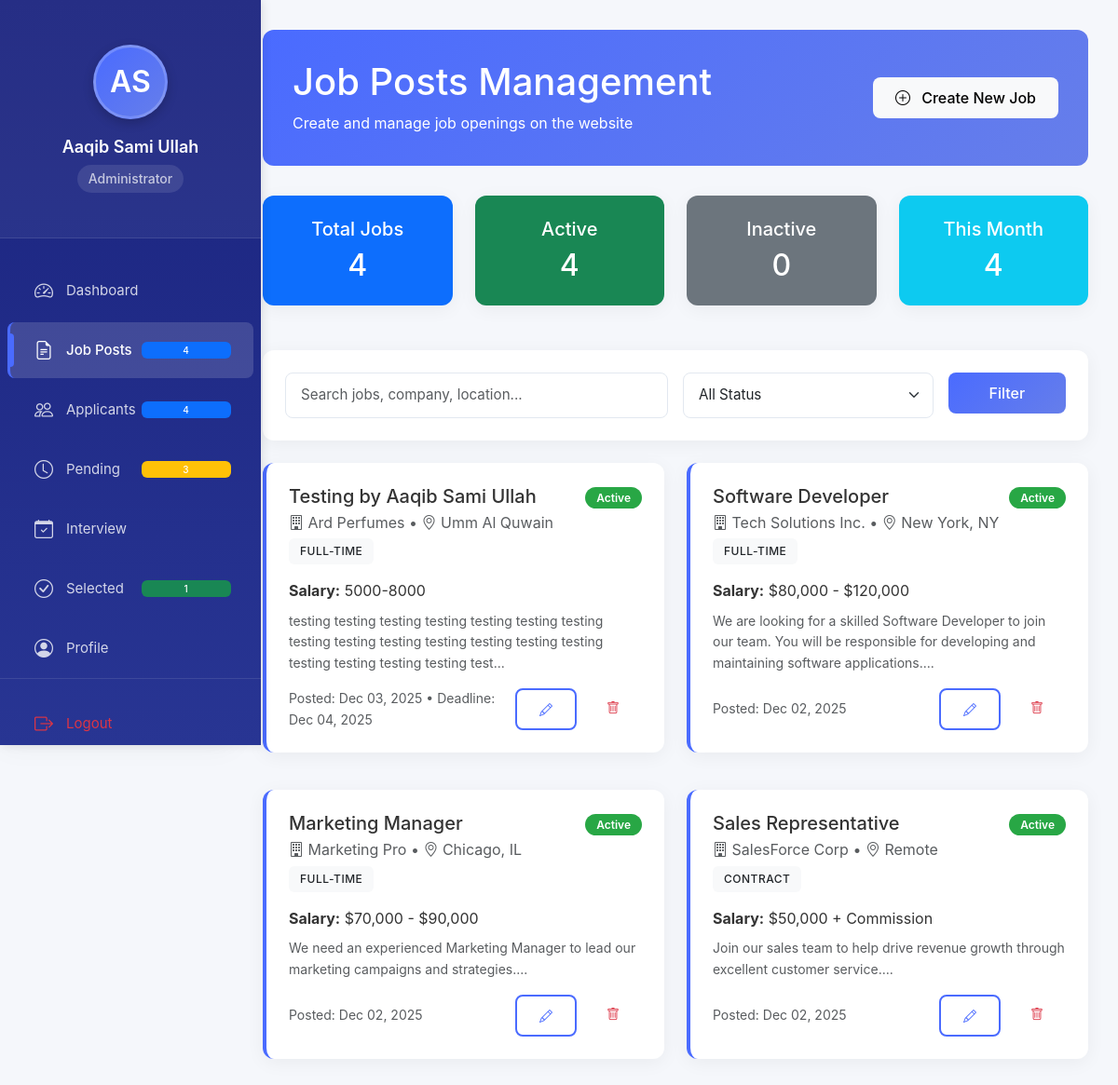
Screenshot of /admin/job_posts.php (signed in) with the database file from the repository.
### tables this page shows
CREATE TABLE `job_posts` (
  `id` int(11) NOT NULL,
  `title` varchar(200) NOT NULL,
  `company` varchar(100) NOT NULL,
  `location` varchar(100) NOT NULL,
  `job_type` enum('Full-time','Part-time','Contract','Internship') DEFAULT 'Full-time',
  `salary_range` varchar(100) DEFAULT NULL,
  `description` text NOT NULL,
  `requirements` text NOT NULL,
  `benefits` text DEFAULT NULL,
  `application_deadline` date DEFAULT NULL,
  `is_active` tinyint(1) DEFAULT 1,
  `created_by` int(11) DEFAULT NULL,
  `created_at` timestamp NOT NULL DEFAULT current_timestamp(),
  `updated_at` timestamp NOT NULL DEFAULT current_timestamp() ON UPDATE current_timestamp()
);

### admin/job_posts.php (the view, shortened to what the rows shown need)
<?php
require_once '../config/database.php';
$action = $_GET['action'] ?? '';
$id = $_GET['id'] ?? 0;
$search = $_GET['search'] ?? '';
$status = $_GET['status'] ?? '';
$sql = "SELECT * FROM job_posts WHERE 1=1";
$params = [];
$sql .= " ORDER BY created_at DESC";
$stmt = $db->conn->prepare($sql);
$stmt->execute($params);
$job_posts = $stmt->fetchAll(PDO::FETCH_ASSOC);
$stmt = $db->conn->query("SELECT COUNT(*) as total FROM job_posts");
$total_jobs = $stmt->fetch(PDO::FETCH_ASSOC)['total'];
$stmt = $db->conn->query("SELECT COUNT(*) as active FROM job_posts WHERE is_active = TRUE");
$active_jobs = $stmt->fetch(PDO::FETCH_ASSOC)['active'];
?>
<!DOCTYPE html>
<html lang="en">
<head>
    <link href="https://cdn.jsdelivr.net/npm/bootstrap@5.3.0/dist/css/bootstrap.min.css" rel="stylesheet">
    <link rel="stylesheet" href="https://cdn.jsdelivr.net/npm/bootstrap-icons@1.10.0/font/bootstrap-icons.css">
    <link rel="stylesheet" href="../assets/css/style.css">
</head>
<body>
    <div class="dashboard-container">
            <?php include 'sidebar.php'; ?>
        <div class="main-content fade-in">
            <?php if ($action === 'create' || $action === 'edit'): ?>
                <?php
                $job = [];
                if ($action === 'edit' && $id) {
                    $stmt = $db->conn->prepare("SELECT * FROM job_posts WHERE id = ?");
                    $stmt->execute([$id]);
                    $job = $stmt->fetch(PDO::FETCH_ASSOC);
                }
                ?>
                <div class="page-header mb-4">
                    <div>
                        <h2 class="page-title"><?php echo $action === 'create' ? 'Create New Job Post' : 'Edit Job Post'; ?></h2>
                        <p class="text-muted mb-0"><?php echo $action === 'create' ? 'Post a new job opening' : 'Update job post details'; ?></p>
                    </div>
                    <div>
                        <a href="job_posts.php" class="btn btn-outline-secondary">
                            <i class="bi bi-arrow-left"></i> Back to List
                        </a>
                    </div>
                </div>
                <form method="POST" action="job_posts.php?action=<?php echo $action; ?><?php echo $action === 'edit' ? '&id=' . $id : ''; ?>" class="form-section">
                    <div class="row">
                        <div class="col-md-6 mb-3">
                            <label for="title" class="form-label">Job Title <span class="text-danger">*</span></label>
                            <input type="text" class="form-control" id="title" name="title"
                                   value="<?php echo htmlspecialchars($job['title'] ?? ''); ?>" required>
                        </div>
                        <div class="col-md-6 mb-3">
                            <label for="company" class="form-label">Company <span class="text-danger">*</span></label>
                            <input type="text" class="form-control" id="company" name="company"
                                   value="<?php echo htmlspecialchars($job['company'] ?? ''); ?>" required>
                        </div>
                    </div>
                    <div class="row">
                        <div class="col-md-6 mb-3">
                            <label for="location" class="form-label">Location <span class="text-danger">*</span></label>
                            <input type="text" class="form-control" id="location" name="location"
                                   value="<?php echo htmlspecialchars($job['location'] ?? ''); ?>" required>
                        </div>
                        <div class="col-md-6 mb-3">
                            <label for="job_type" class="form-label">Job Type <span class="text-danger">*</span></label>
                            <select class="form-select" id="job_type" name="job_type" required>
                                <option value="Full-time" <?php echo ($job['job_type'] ?? '') === 'Full-time' ? 'selected' : ''; ?>>Full-time</option>
                                <option value="Part-time" <?php echo ($job['job_type'] ?? '') === 'Part-time' ? 'selected' : ''; ?>>Part-time</option>
                                <option value="Contract" <?php echo ($job['job_type'] ?? '') === 'Contract' ? 'selected' : ''; ?>>Contract</option>
                                <option value="Internship" <?php echo ($job['job_type'] ?? '') === 'Internship' ? 'selected' : ''; ?>>Internship</option>
                            </select>
                        </div>
                    </div>
                    <div class="row">
                        <div class="col-md-6 mb-3">
                            <label for="salary_range" class="form-label">Salary Range</label>
                            <input type="text" class="form-control" id="salary_range" name="salary_range"
                                   value="<?php echo htmlspecialchars($job['salary_range'] ?? ''); ?>"
                                   placeholder="e.g., د.إ 3,000 - د.إ 5,000">
                        </div>
                        <div class="col-md-6 mb-3">
                            <label for="application_deadline" class="form-label">Application Deadline</label>
                            <input type="date" class="form-control" id="application_deadline" name="application_deadline"
                                   value="<?php echo htmlspecialchars($job['application_deadline'] ?? ''); ?>">
                        </div>
                    </div>
                    <div class="mb-3">
                        <label for="description" class="form-label">Job Description <span class="text-danger">*</span></label>
                        <textarea class="form-control" id="description" name="description" rows="5" required><?php echo htmlspecialchars($job['description'] ?? ''); ?></textarea>
                    </div>
                    <div class="mb-3">
                        <label for="requirements" class="form-label">Requirements <span class="text-danger">*</span></label>
                        <textarea class="form-control" id="requirements" name="requirements" rows="5" required><?php echo htmlspecialchars($job['requirements'] ?? ''); ?></textarea>
                    </div>
                    <div class="mb-3">
                        <label for="benefits" class="form-label">Benefits</label>
                        <textarea class="form-control" id="benefits" name="benefits" rows="3"><?php echo htmlspecialchars($job['benefits'] ?? ''); ?></textarea>
                    </div>
                    <div class="mb-3">
                        <div class="form-check">
                            <input class="form-check-input" type="checkbox" id="is_active" name="is_active"
                                   <?php echo ($job['is_active'] ?? 1) ? 'checked' : ''; ?>>
                            <label class="form-check-label" for="is_active">
                                Active (Visible on website)
                            </label>
                        </div>
                    </div>
                    <div class="d-flex justify-content-between">
                        <a href="job_posts.php" class="btn btn-outline-secondary">Cancel</a>
                        <button type="submit" class="btn btn-primary">
                            <?php echo $action === 'create' ? 'Create Job Post' : 'Update Job Post'; ?>
                        </button>
                    </div>
                </form>
            <?php else: ?>
                <div class="job-posts-header">
                    <div class="row align-items-center">
                        <div class="col-md-8">
                            <h1 class="mb-2">Job Posts Management</h1>
                        </div>
                    </div>
                </div>
                <div class="row mb-4">
                    <div class="col-md-3">
                        <div class="card bg-primary text-white">
                            <div class="card-body text-center">
                                <h2 class="card-text"><?php echo $total_jobs; ?></h2>
                            </div>
                        </div>
                    </div>
                    <div class="col-md-3">
                        <div class="card bg-success text-white">
                            <div class="card-body text-center">
                                <h2 class="card-text"><?php echo $active_jobs; ?></h2>
                            </div>
                        </div>
                    </div>
                    <div class="col-md-3">
                        <div class="card bg-secondary text-white">
                            <div class="card-body text-center">
                                <h2 class="card-text"><?php echo $total_jobs - $active_jobs; ?></h2>
                            </div>
                        </div>
                    </div>
                    <div class="col-md-3">
                        <div class="card bg-info text-white">
                            <div class="card-body text-center">
                                <h2 class="card-text"><?php
                                    $stmt = $db->conn->query("SELECT COUNT(*) as count FROM job_posts WHERE MONTH(created_at) = MONTH(CURRENT_DATE())");
                                    echo $stmt->fetch(PDO::FETCH_ASSOC)['count'];
                                ?></h2>
                            </div>
                        </div>
                    </div>
                </div>
                <div class="row">
                    <?php if (empty($job_posts)): ?>
                        <div class="col-12">
                            <div class="empty-state">
                                <i class="bi bi-file-earmark-text" style="font-size: 4rem; color: #dee2e6;"></i>
                                <h4 class="mt-3">No job posts found</h4>
                                <p class="text-muted mb-4"><?php echo $search || $status ? 'Try adjusting your filters' : 'Create your first job post to get started.'; ?></p>
                                <?php if ($search || $status): ?>
                                    <a href="job_posts.php" class="btn btn-outline-primary">Clear Filters</a>
                                <?php else: ?>
                                    <a href="job_posts.php?action=create" class="btn btn-primary">Create First Job Post</a>
                                <?php endif; ?>
                            </div>
                        </div>
                    <?php else: ?>
                        <?php foreach ($job_posts as $job): ?>
                        <div class="col-lg-6 mb-3">
                            <div class="job-post-card <?php echo !$job['is_active'] ? 'inactive' : ''; ?>">
                                <div class="d-flex justify-content-between align-items-start mb-3">
                                    <div>
                                        <h5 class="mb-1"><?php echo htmlspecialchars($job['title']); ?></h5>
                                        <p class="text-muted mb-1">
                                            <i class="bi bi-building"></i> <?php echo htmlspecialchars($job['company']); ?> •
                                            <i class="bi bi-geo-alt"></i> <?php echo htmlspecialchars($job['location']); ?>
                                        </p>
                                        <span class="badge bg-light text-dark"><?php echo htmlspecialchars($job['job_type']); ?></span>
                                    </div>
                                    <div class="text-end">
                                        <span class="status-badge status-<?php echo $job['is_active'] ? 'active' : 'inactive'; ?>">
                                            <?php echo $job['is_active'] ? 'Active' : 'Inactive'; ?>
                                        </span>
                                    </div>
                                </div>
                                <?php if ($job['salary_range']): ?>
                                    <p class="mb-2"><strong>Salary:</strong> <?php echo htmlspecialchars($job['salary_range']); ?></p>
                                <?php endif; ?>
                                <p class="text-muted small mb-3">
                                    <?php echo substr(strip_tags($job['description']), 0, 150); ?>...
                                </p>
                                <div class="d-flex justify-content-between align-items-center">
                                    <small class="text-muted">
                                        Posted: <?php echo date('M d, Y', strtotime($job['created_at'])); ?>
                                        <?php if ($job['application_deadline']): ?>
                                            • Deadline: <?php echo date('M d, Y', strtotime($job['application_deadline'])); ?>
                                        <?php endif; ?>
                                    </small>
                                    <div class="action-buttons">
                                        <a href="job_posts.php?action=edit&id=<?php echo $job['id']; ?>"
                                           class="btn btn-sm btn-outline-primary">
                                            <i class="bi bi-pencil"></i>
                                        </a>
                                        <form method="POST" action="job_posts.php" class="delete-form"
                                              onsubmit="return confirm('Are you sure you want to delete this job post? This action cannot be undone.')">
                                            <button type="submit" class="btn btn-sm btn-outline-danger">
                                                <i class="bi bi-trash"></i>
                                            </button>
                                        </form>
                                    </div>
                                </div>
                            </div>
                        </div>
                        <?php endforeach; ?>
                    <?php endif; ?>
                </div>
            <?php endif; ?>
        </div>
    </div>
</body>
</html>

### rows the page displays
job_posts: title "Testing by Aaqib Sami Ullah", company "Ard Perfumes", location "Umm Al Quwain", job_type "FULL-TIME", is_active "Active", salary_range "5000-8000", description "testing testing testing testing testing testing testing testing testing testing testing testing testing testing testing testing testing testing test", created_at "Dec 03, 2025", application_deadline "Dec 04, 2025"
job_posts: title "Software Developer", company "Tech Solutions Inc.", location "New York, NY", job_type "FULL-TIME", is_active "Active", salary_range "$80,000 - $120,000", description "We are looking for a skilled Software Developer to join our team. You will be responsible for developing and maintaining software applications.", created_at "Dec 02, 2025"
job_posts: title "Marketing Manager", company "Marketing Pro", location "Chicago, IL", job_type "FULL-TIME", is_active "Active", salary_range "$70,000 - $90,000", description "We need an experienced Marketing Manager to lead our marketing campaigns and strategies.", created_at "Dec 02, 2025"
job_posts: title "Sales Representative", company "SalesForce Corp", location "Remote", job_type "CONTRACT", is_active "Active", salary_range "$50,000 + Commission", description "Join our sales team to help drive revenue growth through excellent customer service.", created_at "Dec 02, 2025"

### other values shown
$initials "AS"
$_SESSION['first_name'] "Aaqib"
$_SESSION['last_name'] "Sami Ullah"
$stats['jobs'] "4"
$stats['total'] "4"
$stats['pending'] "3"
$stats['selected'] "1"
$total_jobs "4"
$active_jobs "4"
$total_jobs - $active_jobs "0"
$stmt->fetch(PDO::FETCH_ASSOC)['count'] "4"
